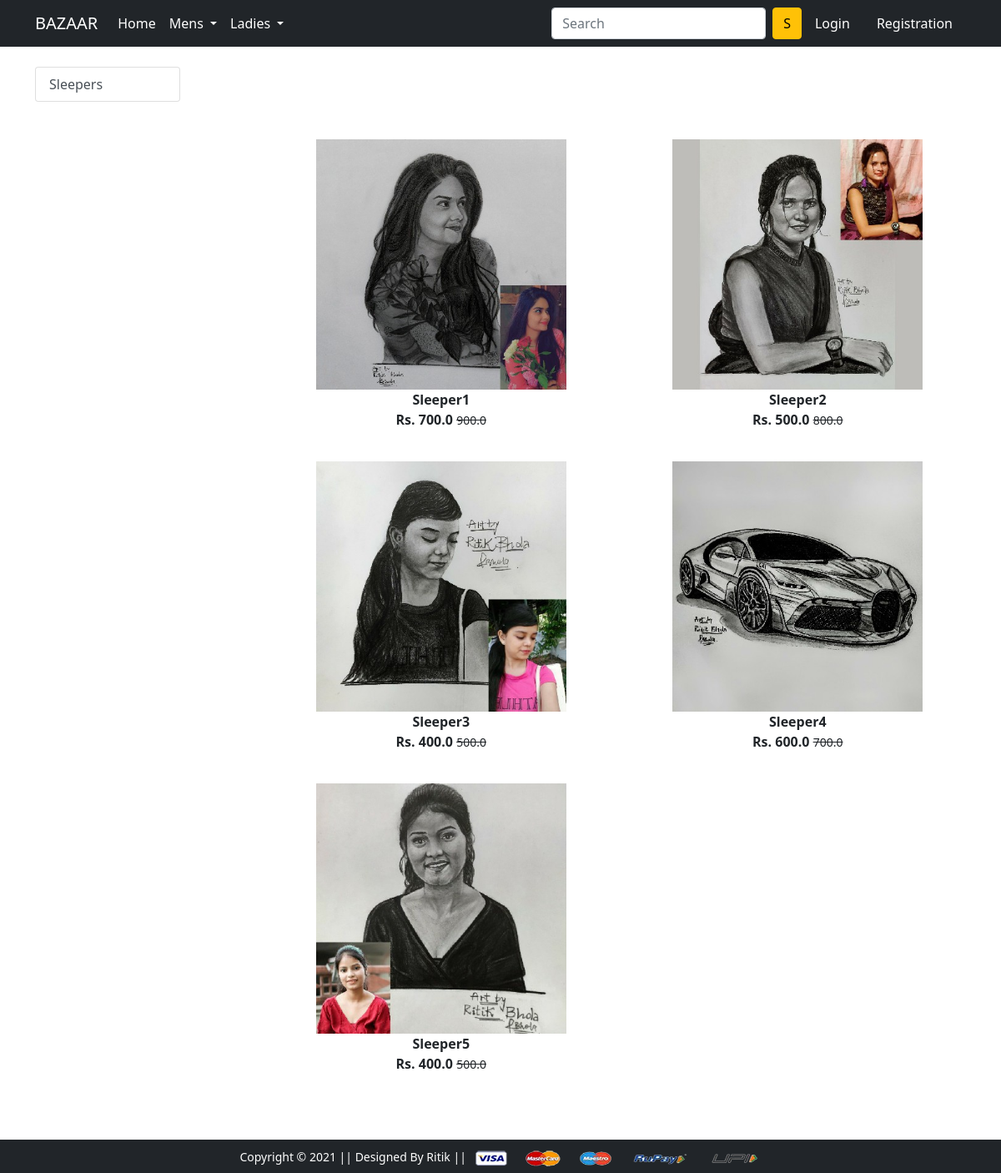
/sleepers/, run on the app's committed database.
### app/models.py (models this page shows, shortened)
class Product(models.Model):
    title = models.CharField(max_length=100)
    selling_price = models.FloatField()
    discounted_price = models.FloatField()
    description = models.TextField(default='')
    brand = models.CharField(max_length=100)
    category = models.CharField(choices=CATEGORY_CHOICES, max_length=3)
    product_image = models.ImageField(upload_to='productimg')

### app/views.py (the view)
# urls.py: path('sleepers/', views.sleepers, name='sleepers'),
def sleepers(request):
    totalitem = 0
    if request.user.is_authenticated:
        totalitem = len(Cart.objects.filter(user=request.user))
    sleepers = Product.objects.filter(category='SL')
    return render(request, 'app/sleepers.html', {'sleepers':sleepers, 'totalitem':totalitem})

### app/templates/app/sleepers.html (shortened to what this page needs)
{% extends 'app/base.html' %}
{% load static %}
{% block main-content %}
<div class="container my-5">
    <div class="row">
        <div class="col-sm-3">
            <div class="col-sm-8">
                <div class="list-group">
                     <a href="{% url 'sleepers' %}" class="list-group-item list-group-item-action"
                        aria-current="true">Sleepers     </a>
                </div>
            </div>
        </div>
        <div class="col-sm-9">
            <div class="row">
                {% for product in sleepers %}
                <div class="col-sm-6 text-center mb-4">
                    <a href="{% url 'product-detail' product.id %}" class="btn">
                        <div class="item">
                            <img src="{{product.product_image.url}}" alt="" height="300" class="">
                            <div class="fw-bold">{{product.title}}</div>
                            <div class="fw-bold">Rs. {{product.discounted_price}}
                                <small class="fw-light text-decoration-line-through">{{product.selling_price}}
                                </small>
                            </div>
                        </div>
                    </a>
                </div>
                {% endfor %}
            </div>
        </div>
    </div>
</div>
{% endblock main-content %}

### app/static/app/css/style.css (style rules this page uses)
.row { margin-top: 5rem; }

### data on the page
Product: product_image (picture), title "Sleeper1", discounted_price "700.0", selling_price "900.0"
Product: product_image (picture), title "Sleeper2", discounted_price "500.0", selling_price "800.0"
Product: product_image (picture), title "Sleeper3", discounted_price "400.0", selling_price "500.0"
Product: product_image (picture), title "Sleeper4", discounted_price "600.0", selling_price "700.0"
Product: product_image (picture), title "Sleeper5", discounted_price "400.0", selling_price "500.0"
